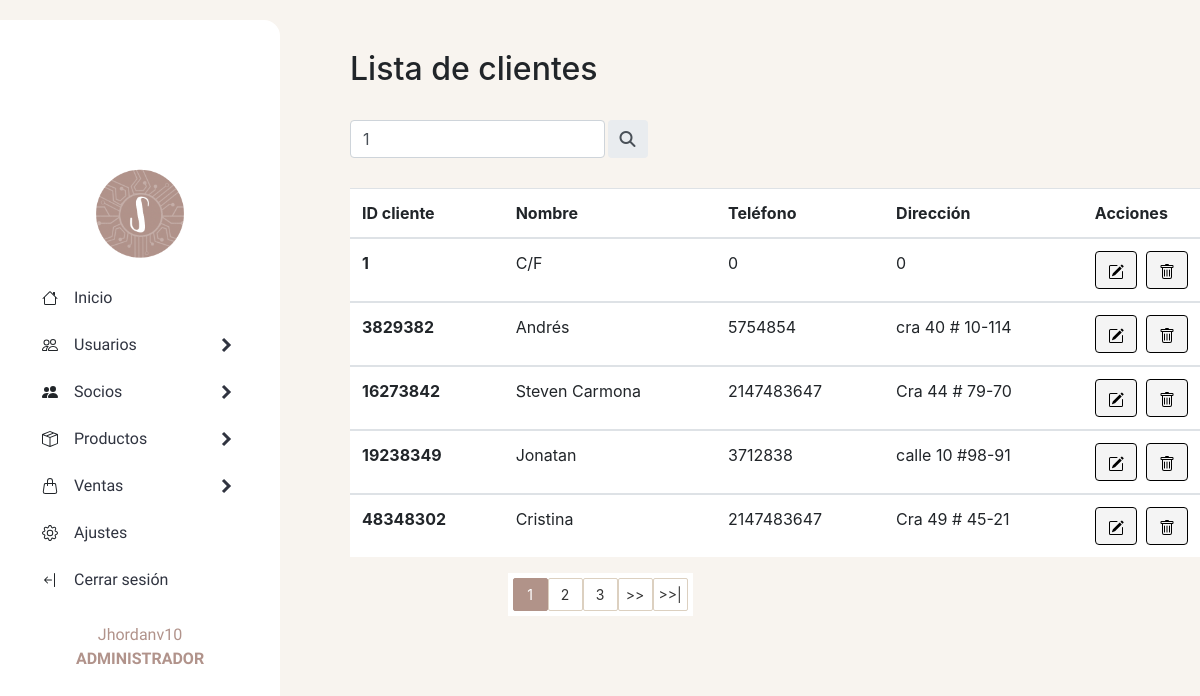
Before: /sistema/socios/buscadorclientes.php?busqueda=1 (signed in) with the older database file.
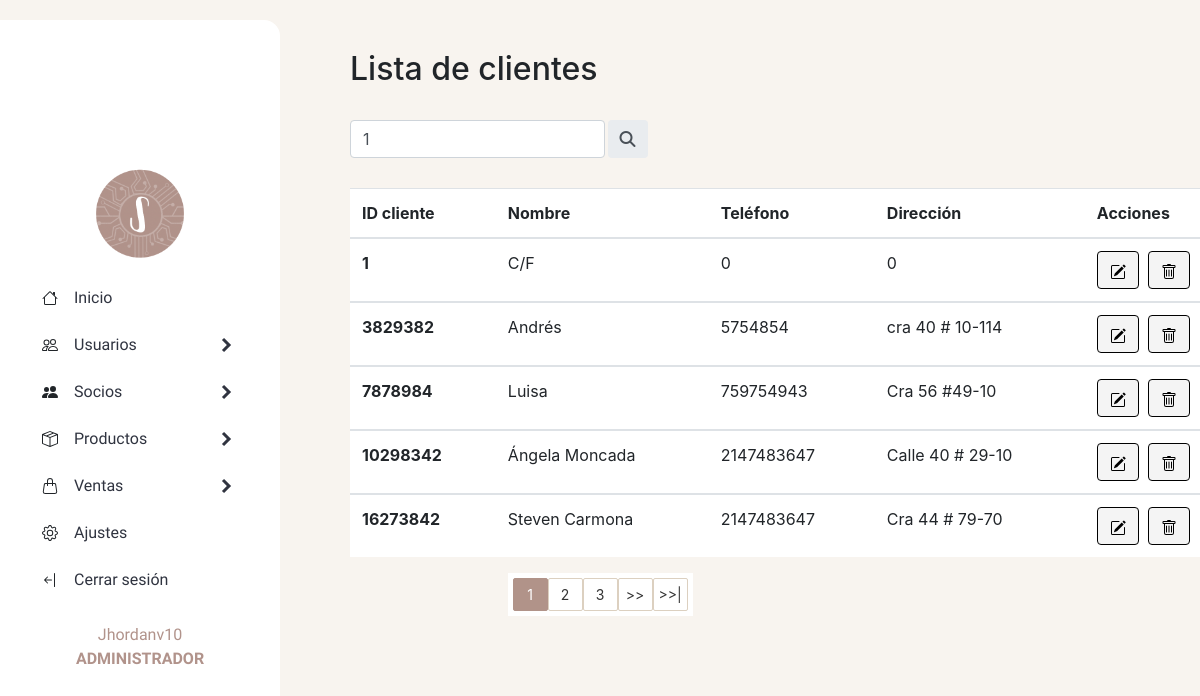
After: the same page with the newer database file.
### tables this page shows
CREATE TABLE `cliente` (
  `id_cliente` int(15) NOT NULL,
  `nombre_cliente` varchar(30) NOT NULL,
  `telefono` int(20) NOT NULL,
  `direccion` varchar(30) NOT NULL,
  `estado` int(11) NOT NULL DEFAULT 1
);

### sistema/generales/headerapp.php (called while the page is built, shortened)
<?php
if ($_SESSION['id_rol'] == 1) {
    $tipo_rol = 'Administrador';
} else {
    $tipo_rol = 'Empleado';
}
?>
<?php include '../generales/scriptsapp.php' ?>

### sistema/socios/buscadorclientes.php (the view, shortened to what the changed rows need)
<!DOCTYPE html>
<html lang="en">
<head>
</head>
<body>
        <?php include '../generales/headerapp.php' ?>
    <section>
        <div>
            <h2 class="tittle-list">Lista de clientes</h2> <br>
        </div>
        <?php
        $busqueda = strtolower($_REQUEST['busqueda']);
        ?>
        <table class="table">
            <thead>
                <tr>
                    <th>ID cliente</th>
                    <th>Nombre</th>
                    <th>Teléfono</th>
                    <th>Dirección</th>
                    <?php
                    if ($tipo_rol == 'Administrador') {
                    ?>
                        <th>Acciones</th>
                    <?php } ?>
                </tr>
            </thead>
            <?php
            $sql_registe = mysqli_query($conn, "SELECT COUNT(*) as total_registros
                FROM cliente WHERE
                (id_cliente LIKE '%$busqueda%' OR
                nombre_cliente LIKE '%$busqueda%' OR
                direccion LIKE '%$busqueda%' OR
                telefono LIKE '%$busqueda%')
                AND
                estado = 1");
            $result_register = mysqli_fetch_array($sql_registe);
            $total_registro = $result_register['total_registros'];
            $por_pagina = 5;
            if (empty($_GET['pagina'])) {
                $pagina = 1;
            } else {
                $pagina = $_GET['pagina'];
            }
            $desde = ($pagina - 1) * $por_pagina;
            $total_paginas = ceil($total_registro / $por_pagina);
            $query = mysqli_query($conn, "SELECT * FROM cliente WHERE
                    (id_cliente LIKE '%$busqueda%' OR
                    nombre_cliente LIKE '%$busqueda%' OR
                    direccion LIKE '%$busqueda%' OR
                    telefono LIKE '%$busqueda%' )
                    AND
                    estado = 1 ORDER BY id_cliente ASC LIMIT $desde, $por_pagina");
            $result = mysqli_num_rows($query);
            if ($result > 0) {
                while ($data = mysqli_fetch_array($query)) {
            ?>
                    <tbody>
                        <tr>
                            <th scope="row"><?php echo $data["id_cliente"] ?> </th>
                            <td> <?php echo $data["nombre_cliente"] ?> </td>
                            <td> <?php echo $data["telefono"] ?> </td>
                            <td><?php echo $data["direccion"] ?> </td>
                            <?php
                            if ($tipo_rol == 'Administrador') {
                            ?>
                                <td>
                                    <a href="editarcliente.php?id=<?php echo $data["id_cliente"] ?>">
                                        <button type="button" id="button-editar" class="btn btn-warning">
                                        </button>
                                    </a>
                                    <a href="eliminarcliente.php?id=<?php echo $data["id_cliente"] ?>">
                                        <button type="button" id="button-eliminar" class="btn btn-danger">
                                        </button>
                                    </a>
                                <?php }   ?>
                            <?php
                        } ?>
                        </tr>
                    <?php
                }
                    ?>
                    </tbody>
        </table>
        <?php
        if ($total_registro != 0) {
        ?>
            <div class="paginador">
                <ul>
                    <?php
                    for ($i = 1; $i <= $total_paginas; $i++) {
                        if ($i == $pagina) {
                            echo '<li class="pageSelected">' . $i . '</li>';
                        } else {
                            echo '<li><a href="?pagina=' . $i . '&busqueda=' . $busqueda . '">' . $i . '</a></li>';
                        }
                    }
                    if ($pagina != $total_paginas) {
                    ?>
                        <li><a href="?pagina= <?php echo $pagina + 1; ?>&busqueda=<?php echo $busqueda; ?>"> >> </a></li>
                        <li><a href="?pagina= <?php echo $total_paginas; ?>&busqueda=<?php echo $busqueda; ?>"> >>| </a></li>
                    <?php } ?>
                </ul>
            </div>
        <?php } else if ($total_registro == 0) { ?>
            </div>
            <div id="alert-buscador" class="alert alert-danger d-block align-items-center" role="alert">
                <div class="div-alertbusc">
                    <svg xmlns="http://www.w3.org/2000/svg" width="16" height="16" fill="currentColor" class="bi bi-info-circle-fill" viewBox="0 0 16 16">
                        <path d="M8 16A8 8 0 1 0 8 0a8 8 0 0 0 0 16zm.93-9.412-1 4.705c-.07.34.029.533.304.533.194 0 .487-.07.686-.246l-.088.416c-.287.346-.92.598-1.465.598-.703 0-1.002-.422-.808-1.319l.738-3.468c.064-.293.006-.399-.287-.47l-.451-.081.082-.381 2.29-.287zM8 5.5a1 1 0 1 1 0-2 1 1 0 0 1 0 2z" />
                    </svg><b> No se encontraron registros para esta búsqueda </b> <br>
                </div>
                <a class="a-buscador" href="./listaclientes.php">Volver</a>
            </div>
        <?php } ?>
    </section>
</body>
</html>

Changed rows visible on the page:
no longer on this page (row unchanged): cliente: id_cliente "19238349", nombre_cliente "Jonatan", telefono "3712838", direccion "calle 10 #98-91"
no longer on this page (row unchanged): cliente: id_cliente "48348302", nombre_cliente "Cristina", telefono "2147483647", direccion "Cra 49 # 45-21"
added cliente: id_cliente "7878984", nombre_cliente "Luisa", telefono "759754943", direccion "Cra 56 #49-10"
added cliente: id_cliente "10298342", nombre_cliente "Ángela Moncada", telefono "2147483647", direccion "Calle 40 # 29-10"
